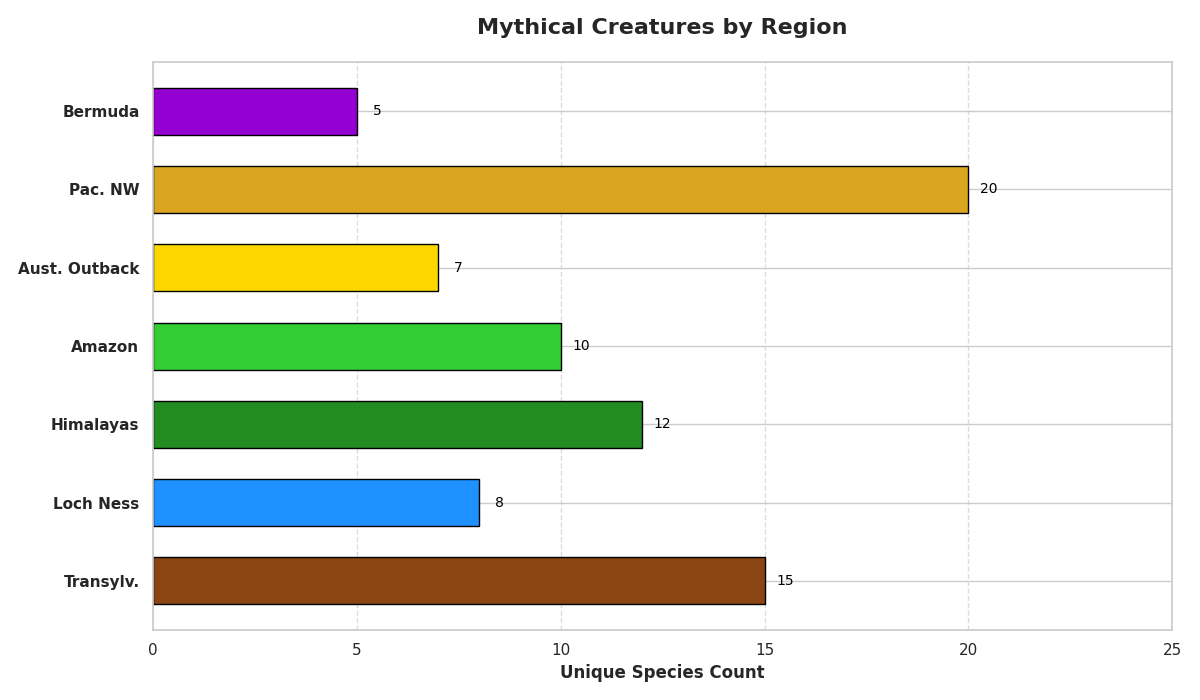

Python code for this plot:
import matplotlib.pyplot as plt
import numpy as np

# Define the regions and the number of unique cryptid species
regions = ["Transylv.", "Loch Ness", "Himalayas", "Amazon", 
           "Aust. Outback", "Pac. NW", "Bermuda"]

cryptid_counts = [15, 8, 12, 10, 7, 20, 5]

colors = ['#8B4513', '#1E90FF', '#228B22', '#32CD32', '#FFD700', '#DAA520', '#9400D3']

fig, ax = plt.subplots(figsize=(12, 7))
bars = ax.barh(regions, cryptid_counts, color=colors, edgecolor='black', height=0.6)

for bar in bars:
    width = bar.get_width()
    ax.text(width + 0.5, bar.get_y() + bar.get_height() / 2,
            f'{int(width)}', ha='center', va='center', fontsize=10, color='black')

ax.set_xlabel('Unique Species Count', fontsize=12, fontweight='bold')
ax.set_title('Mythical Creatures by Region', fontsize=16, fontweight='bold', pad=20)
ax.set_xlim(0, max(cryptid_counts) + 5)
ax.grid(axis='x', linestyle='--', alpha=0.7)

ax.set_yticks(np.arange(len(regions)))
ax.set_yticklabels(regions, fontsize=11, weight='bold')

plt.tight_layout()
plt.show()
